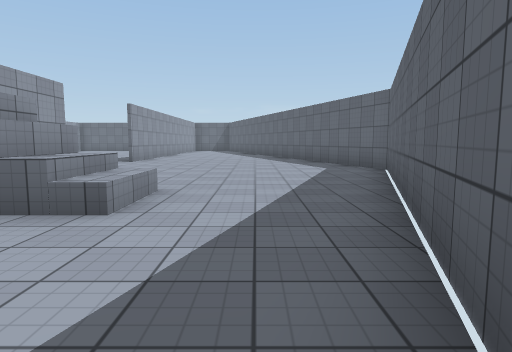
[1] (above)

24 first-person views from a walk through a 3-D level made in the Unity game engine. The camera is 1.3 m above the floor, tilts 6° down and sees 75° across. The floor is counted in squares, 2 m on a side. Each view is taken from the middle of a square. On the plan, view 1 faces up. The plan holds only what a view shows up to about 10 squares ahead; the rest is blank. The place goes on beyond the plan. Surface patterns are stand-ins for the level's own textures.

[2]
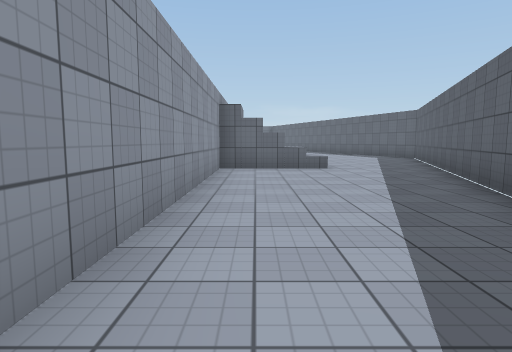

[3]
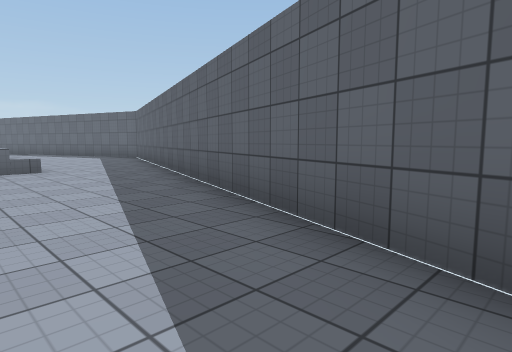

[4]
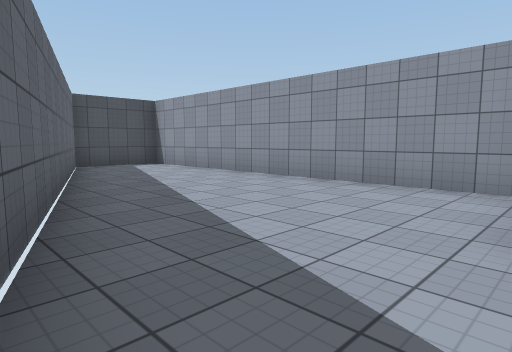

[5]
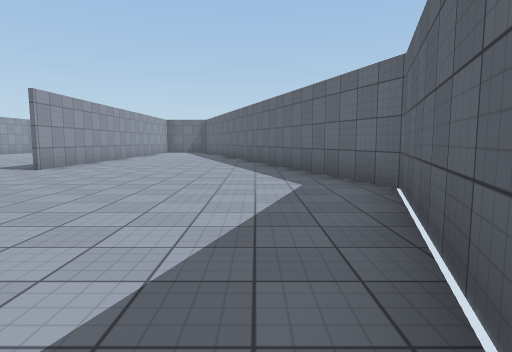

[6]
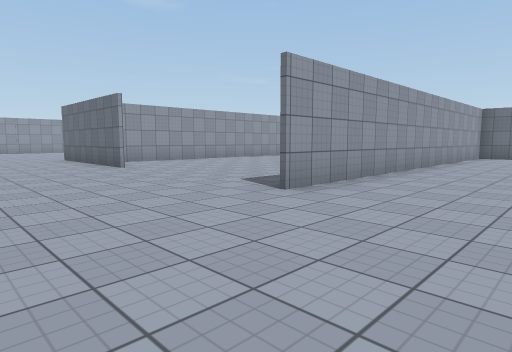

[7]
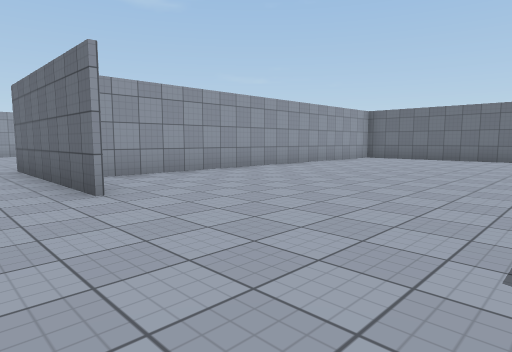

[8]
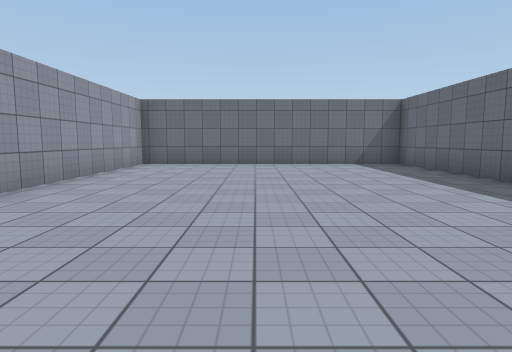

[9]
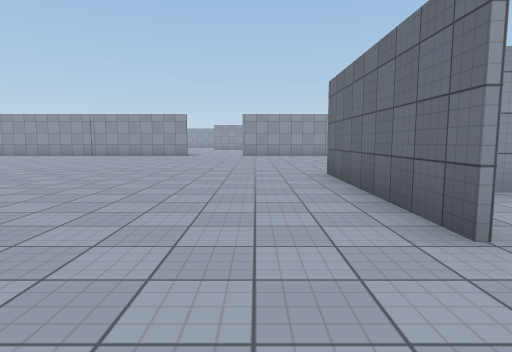

[10]
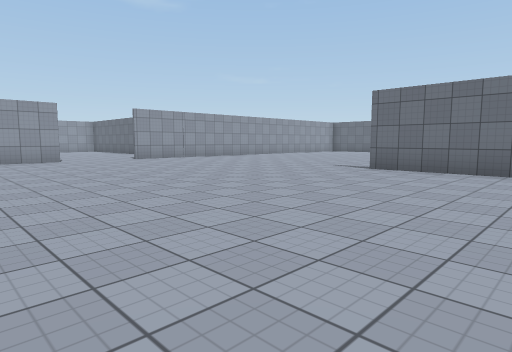

[11]
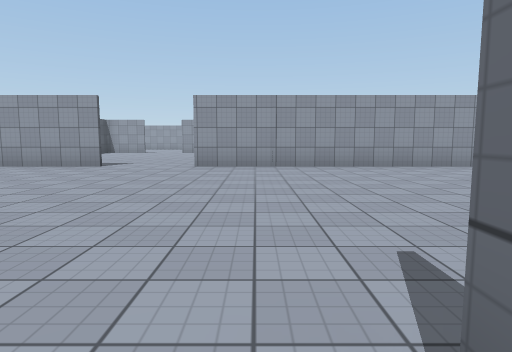

[12]
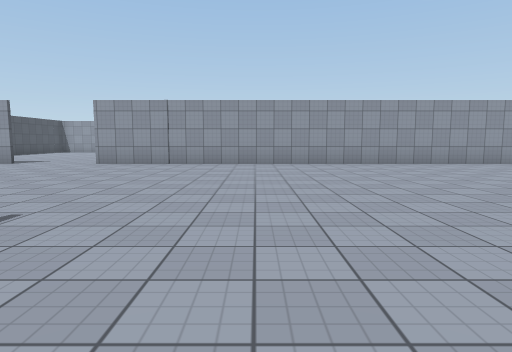

[13]
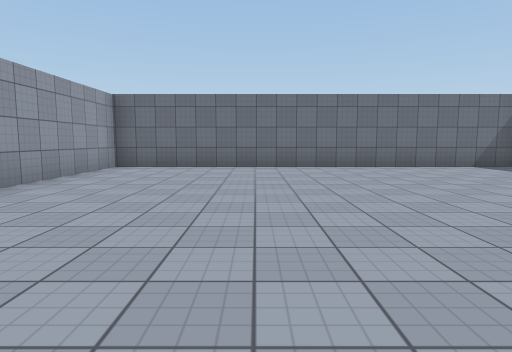

[14]
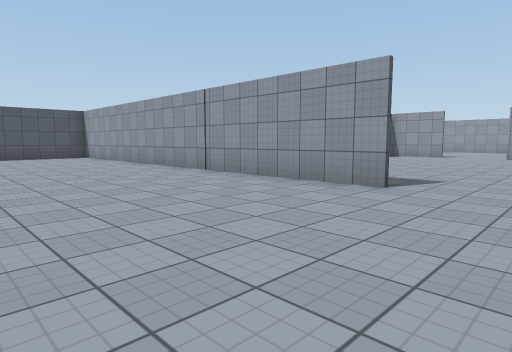

[15]
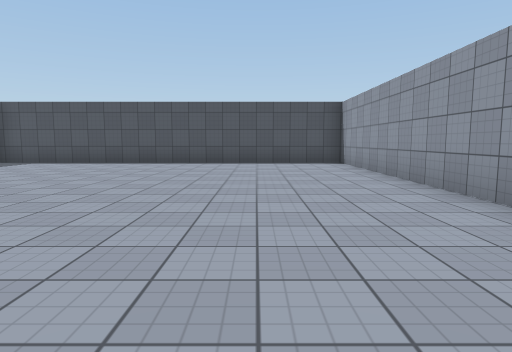

[16]
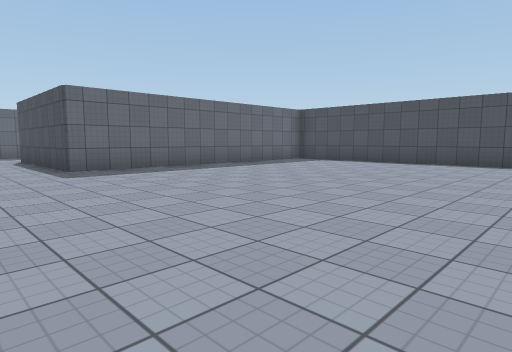

[17]
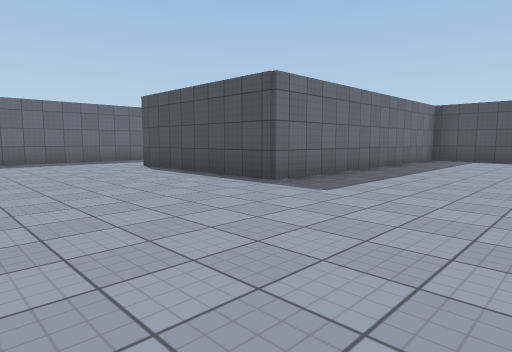

[18]
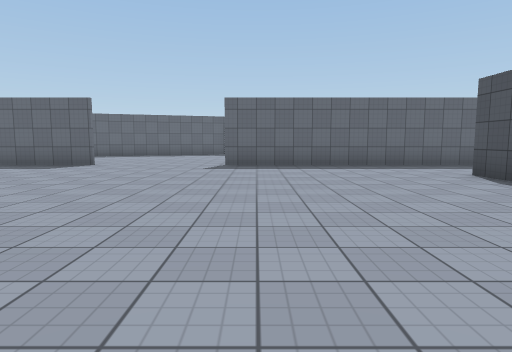

[19]
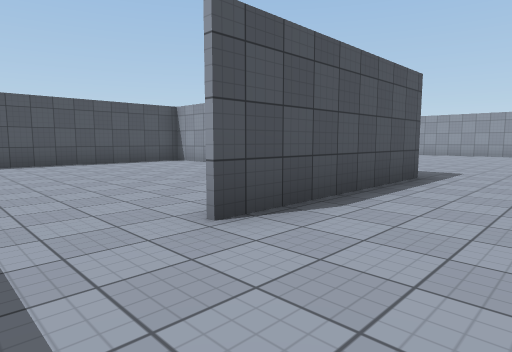

[20]
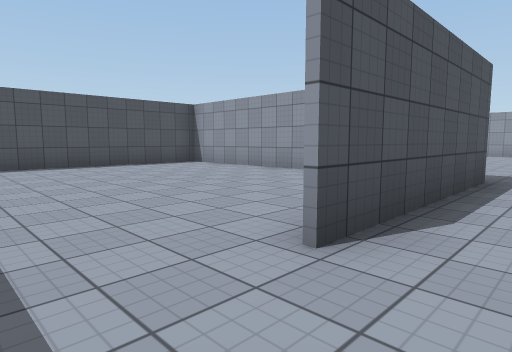

[21]
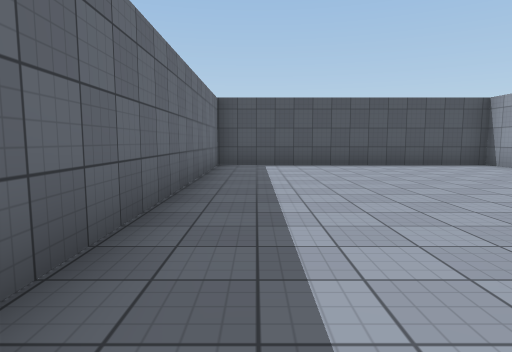

[22]
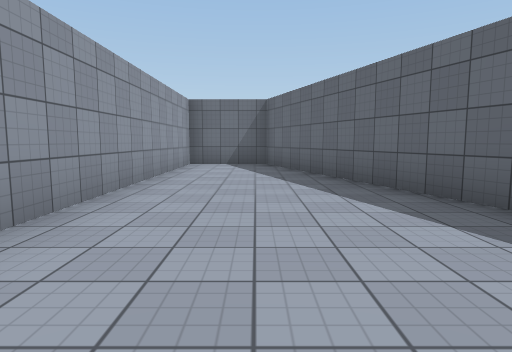

[23]
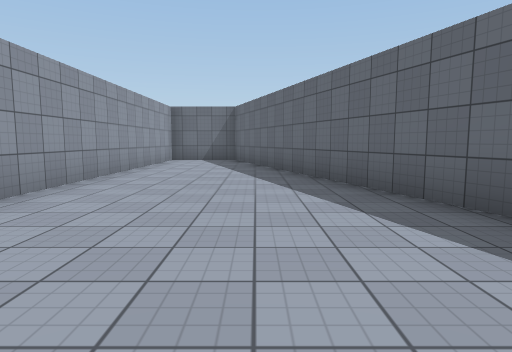

[24]
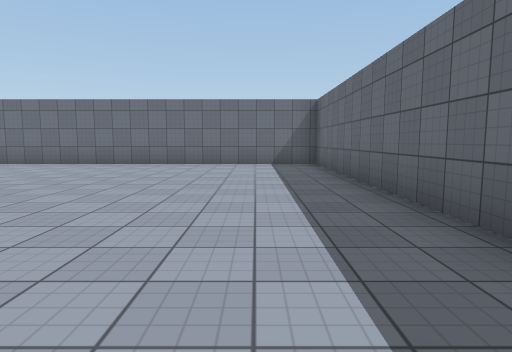

### Floor plan
Ten units are one square. View 1 is at (0, 0); x grows to the right and y downward. Boxes are objects, and circles mark ways between rooms. Rooms are numbered by the first view taken in them; rooms with no view inside come last. Other rooms are left out.
<svg viewBox="-225 -219 260 284">
<path fill="none" stroke="#000" d="M-13 -29 -39 -29 -39 60 -17 60 9 -14M-90 -104 -138 -104M-113 -141 -113 -214M-40 -104 -40 -130M-215 -61 -215 60 -111 60M-40 -24 -40 -69M-23 -45 -23 -30M-40 -172 -40 -214M-112 -214 -112 -112M-113 46 -113 -19 -66 -19M-39 -214 -39 -104M9 -14 30 -75 -17 -214 -215 -214 -215 -84M-18 -45 -18 -29M-13 -44 -13 -29M-112 16 -112 60M-40 60 -40 -24M-111 60 -39 60"/>
<circle cx="-5" cy="-15" r="3" fill="#2a7"/>
<circle cx="-55" cy="-20" r="3" fill="#2a7"/>
<text x="-20" y="10">1</text>
<text x="-120" y="-90">2</text>
<text x="-70" y="20">3</text>
</svg>
Room 1 opens to room 2. Room 2 opens to room 3.

Where each view was taken, in squares from view 1:
view 1: 0 up, 0 right, facing up
view 2: 5 down, 3 left, facing up
view 3: 5 down, 3 left, facing up-right
view 4: 3 up, 1 right, facing down-left
view 5: 3 up, 1 right, facing up
view 6: 7 up, 1 left, facing up-left
view 7: 9 up, 5 left, facing up-left
view 8: 12 up, 8 left, facing up
view 9: 9 up, 7 left, facing left
view 10: 3 up, 10 left, facing up-left
view 11: 10 up, 13 left, facing left
view 12: 13 up, 12 left, facing left
view 13: 13 up, 18 left, facing up
view 14: 8 up, 17 left, facing down-left
view 15: 4 up, 19 left, facing down
view 16: 4 up, 19 left, facing down-right
view 17: 6 up, 15 left, facing down-right
view 18: 6 up, 13 left, facing right
view 19: 4 up, 5 left, facing down-left
view 20: 3 up, 5 left, facing down-left
view 21: 3 up, 5 left, facing down
view 22: 12 up, 2 left, facing up
view 23: 10 up, 1 left, facing up
view 24: 12 up, 13 left, facing up
